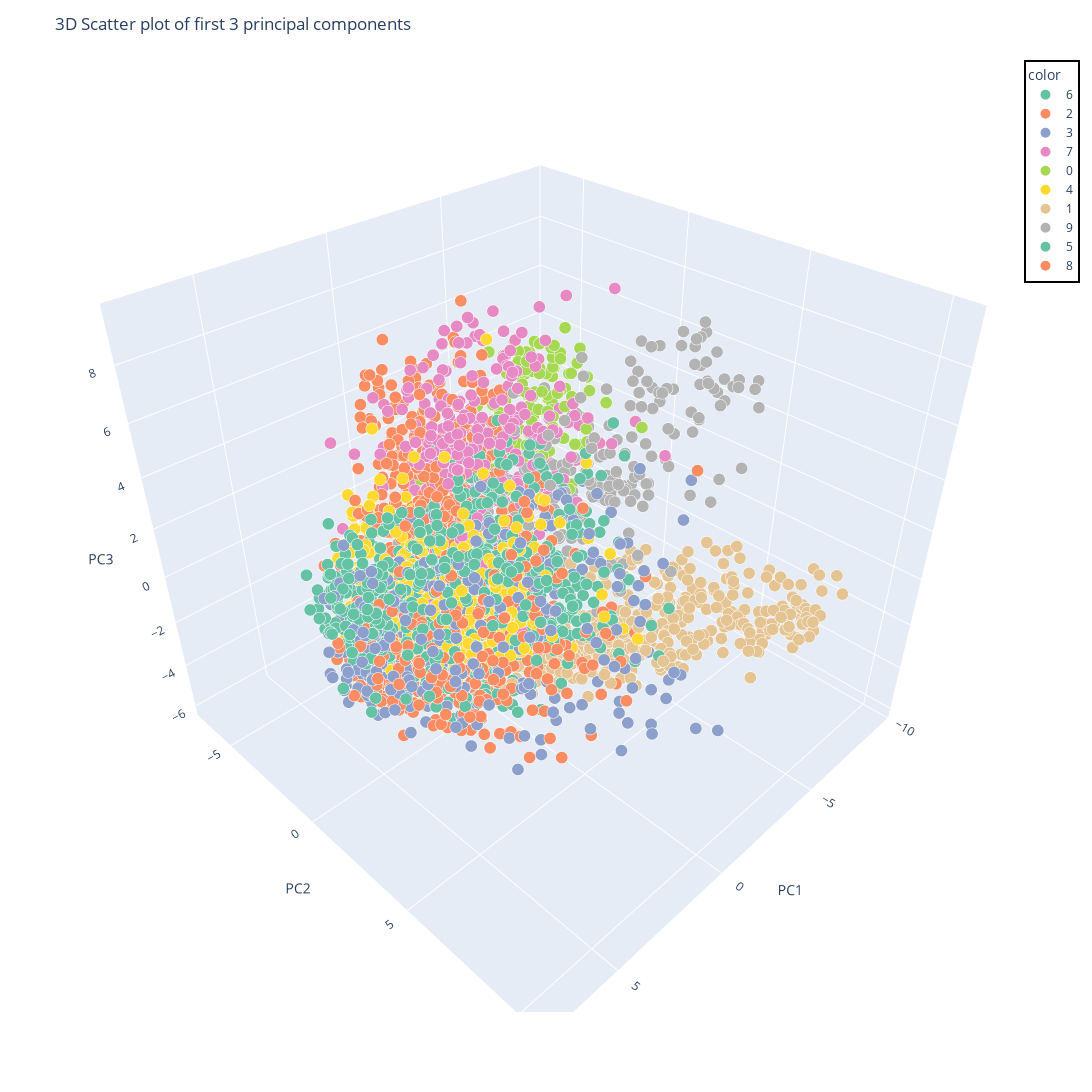

The code cell stored with this chart in its notebook:
### Code cell
fig=px.scatter_3d(x=X_pc[:4000,0],y=X_pc[:4000,1],z=X_pc[:4000,2],color=y[:4000],labels={'x':'PC1','y':'PC2','z':'PC3'},size=[0.5]*4000,
                  opacity=1,
                  size_max=12,
                  color_discrete_sequence=px.colors.qualitative.Set2)
fig.update_layout(title='3D Scatter plot of first 3 principal components')
fig.update_layout(width=1920, height=1200,legend=dict(
    bordercolor='black',
    borderwidth=2,
    bgcolor='rgba(255,255,255,0.5)'
))  # Set custom width and height

fig.show()

### Figure 1 — Plotly figure (JSON) as saved in the notebook; plotly's stock layout.template omitted (floating-point values rounded to 4 significant figures; data arrays with more than 128 entries replaced by an {"elided": "..."} marker saying what was removed)
{"data": [{"hovertemplate": "color=6<br>PC1=%{x}<br>PC2=%{y}<br>PC3=%{z}<br>size=%{marker.size}<extra></extra>", "legendgroup": "6", "marker": {"color": "rgb(102,194,165)", "opacity": 1, "size": {"elided": "405 float values"}, "sizemode": "area", "sizeref": 0.003472, "symbol": "circle"}, "mode": "markers", "name": "6", "scene": "scene", "showlegend": true, "type": "scatter3d", "x": {"elided": "405 float values"}, "y": {"elided": "405 float values"}, "z": {"elided": "405 float values"}}, {"hovertemplate": "color=2<br>PC1=%{x}<br>PC2=%{y}<br>PC3=%{z}<br>size=%{marker.size}<extra></extra>", "legendgroup": "2", "marker": {"color": "rgb(252,141,98)", "opacity": 1, "size": {"elided": "403 float values"}, "sizemode": "area", "sizeref": 0.003472, "symbol": "circle"}, "mode": "markers", "name": "2", "scene": "scene", "showlegend": true, "type": "scatter3d", "x": {"elided": "403 float values"}, "y": {"elided": "403 float values"}, "z": {"elided": "403 float values"}}, {"hovertemplate": "color=3<br>PC1=%{x}<br>PC2=%{y}<br>PC3=%{z}<br>size=%{marker.size}<extra></extra>", "legendgroup": "3", "marker": {"color": "rgb(141,160,203)", "opacity": 1, "size": {"elided": "361 float values"}, "sizemode": "area", "sizeref": 0.003472, "symbol": "circle"}, "mode": "markers", "name": "3", "scene": "scene", "showlegend": true, "type": "scatter3d", "x": {"elided": "361 float values"}, "y": {"elided": "361 float values"}, "z": {"elided": "361 float values"}}, {"hovertemplate": "color=7<br>PC1=%{x}<br>PC2=%{y}<br>PC3=%{z}<br>size=%{marker.size}<extra></extra>", "legendgroup": "7", "marker": {"color": "rgb(231,138,195)", "opacity": 1, "size": {"elided": "402 float values"}, "sizemode": "area", "sizeref": 0.003472, "symbol": "circle"}, "mode": "markers", "name": "7", "scene": "scene", "showlegend": true, "type": "scatter3d", "x": {"elided": "402 float values"}, "y": {"elided": "402 float values"}, "z": {"elided": "402 float values"}}, {"hovertemplate": "color=0<br>PC1=%{x}<br>PC2=%{y}<br>PC3=%{z}<br>size=%{marker.size}<extra></extra>", "legendgroup": "0", "marker": {"color": "rgb(166,216,84)", "opacity": 1, "size": {"elided": "401 float values"}, "sizemode": "area", "sizeref": 0.003472, "symbol": "circle"}, "mode": "markers", "name": "0", "scene": "scene", "showlegend": true, "type": "scatter3d", "x": {"elided": "401 float values"}, "y": {"elided": "401 float values"}, "z": {"elided": "401 float values"}}, {"hovertemplate": "color=4<br>PC1=%{x}<br>PC2=%{y}<br>PC3=%{z}<br>size=%{marker.size}<extra></extra>", "legendgroup": "4", "marker": {"color": "rgb(255,217,47)", "opacity": 1, "size": {"elided": "394 float values"}, "sizemode": "area", "sizeref": 0.003472, "symbol": "circle"}, "mode": "markers", "name": "4", "scene": "scene", "showlegend": true, "type": "scatter3d", "x": {"elided": "394 float values"}, "y": {"elided": "394 float values"}, "z": {"elided": "394 float values"}}, {"hovertemplate": "color=1<br>PC1=%{x}<br>PC2=%{y}<br>PC3=%{z}<br>size=%{marker.size}<extra></extra>", "legendgroup": "1", "marker": {"color": "rgb(229,196,148)", "opacity": 1, "size": {"elided": "406 float values"}, "sizemode": "area", "sizeref": 0.003472, "symbol": "circle"}, "mode": "markers", "name": "1", "scene": "scene", "showlegend": true, "type": "scatter3d", "x": {"elided": "406 float values"}, "y": {"elided": "406 float values"}, "z": {"elided": "406 float values"}}, {"hovertemplate": "color=9<br>PC1=%{x}<br>PC2=%{y}<br>PC3=%{z}<br>size=%{marker.size}<extra></extra>", "legendgroup": "9", "marker": {"color": "rgb(179,179,179)", "opacity": 1, "size": {"elided": "408 float values"}, "sizemode": "area", "sizeref": 0.003472, "symbol": "circle"}, "mode": "markers", "name": "9", "scene": "scene", "showlegend": true, "type": "scatter3d", "x": {"elided": "408 float values"}, "y": {"elided": "408 float values"}, "z": {"elided": "408 float values"}}, {"hovertemplate": "color=5<br>PC1=%{x}<br>PC2=%{y}<br>PC3=%{z}<br>size=%{marker.size}<extra></extra>", "legendgroup": "5", "marker": {"color": "rgb(102,194,165)", "opacity": 1, "size": {"elided": "399 float values"}, "sizemode": "area", "sizeref": 0.003472, "symbol": "circle"}, "mode": "markers", "name": "5", "scene": "scene", "showlegend": true, "type": "scatter3d", "x": {"elided": "399 float values"}, "y": {"elided": "399 float values"}, "z": {"elided": "399 float values"}}, {"hovertemplate": "color=8<br>PC1=%{x}<br>PC2=%{y}<br>PC3=%{z}<br>size=%{marker.size}<extra></extra>", "legendgroup": "8", "marker": {"color": "rgb(252,141,98)", "opacity": 1, "size": {"elided": "421 float values"}, "sizemode": "area", "sizeref": 0.003472, "symbol": "circle"}, "mode": "markers", "name": "8", "scene": "scene", "showlegend": true, "type": "scatter3d", "x": {"elided": "421 float values"}, "y": {"elided": "421 float values"}, "z": {"elided": "421 float values"}}], "layout": {"height": 1200, "legend": {"bgcolor": "rgba(255,255,255,0.5)", "bordercolor": "black", "borderwidth": 2, "itemsizing": "constant", "title": {"text": "color"}, "tracegroupgap": 0}, "margin": {"t": 60}, "scene": {"domain": {"x": [0, 1], "y": [0, 1]}, "xaxis": {"title": {"text": "PC1"}}, "yaxis": {"title": {"text": "PC2"}}, "zaxis": {"title": {"text": "PC3"}}}, "title": {"text": "3D Scatter plot of first 3 principal components"}, "width": 1920}}
